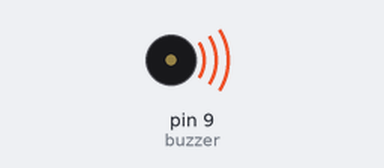
A sketch run on a simulated Arduino Uno, built with avr-gcc and run on an emulated ATmega328P. Shown: buzzer (waves = sounding).

Above: at 0.45 s.
Timing chart, 0 to 3.0 s (numbered marks = the images above):
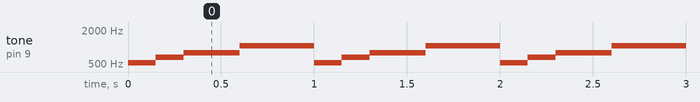

Measured:
- by itself, tone on pin 9 (buzzer): repeats every 1.0 s: 659 Hz 0.15 s, 784 Hz 0.30 s, 1046 Hz 0.40 s, 523 Hz 0.15 s

The sketch:

sketch_may21a.ino
```cpp
int buzzer = 9;

void setup() {
  // put your setup code here, to run once:
  pinMode(buzzer, OUTPUT);
}

void loop() {
  // put your main code here, to run repeatedly:
  tone(buzzer, 523);
  delay(150);
  tone(buzzer, 659);
  delay(150);
  tone(buzzer, 784);
  delay(300);
  tone(buzzer, 1046);
  delay(400);
  noTone(buzzer);
}
```
